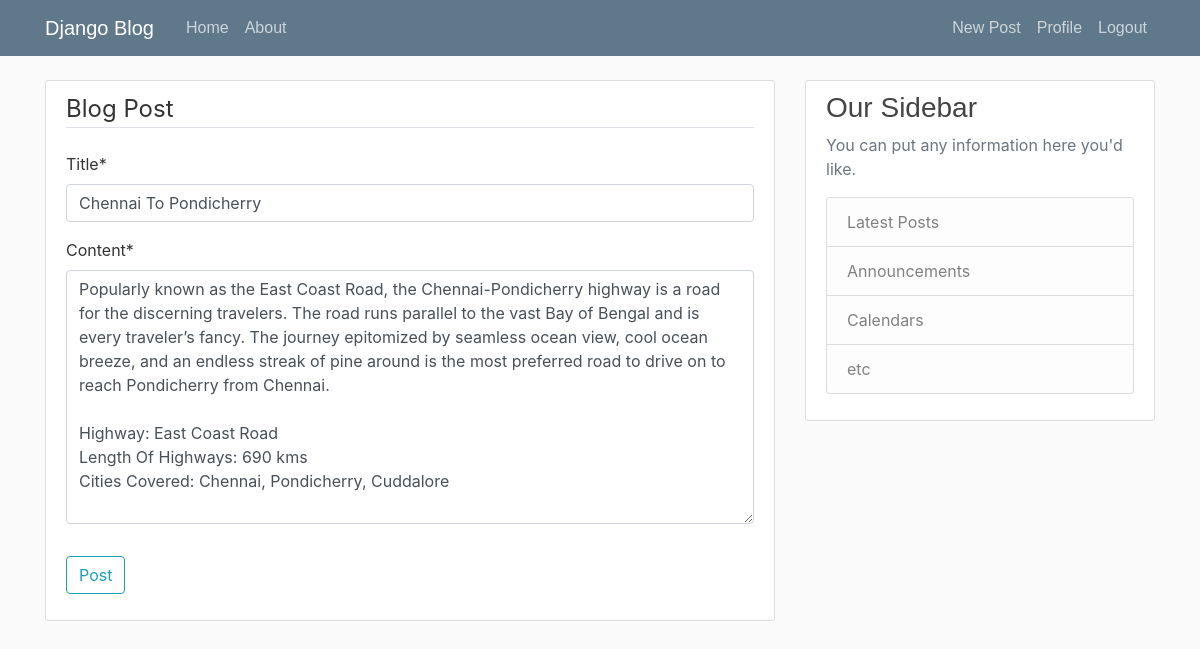
The page /post/4/update/ (signed in) on the database its author committed.
### blog/models.py (models this page shows, shortened)
class Post(models.Model):
    title = models.CharField(max_length=100)
    content = models.TextField()
    date_posted = models.DateTimeField(default = timezone.now)
    author = models.ForeignKey(User, on_delete= models.CASCADE)
    image = models.ImageField(default='default.jpg', upload_to='profile_pics')

### blog/views.py (the view, shortened to what this page needs)
# urls.py: path('post/<int:pk>/update/', PostUpdateView.as_view(), name='post-update'),
class PostUpdateView(LoginRequiredMixin, UserPassesTestMixin, UpdateView):
    model = Post
    fields = ['title', 'content']
    def test_func(self):
        post = self.get_object()
        if self.request.user == post.author:
            return True
        return False

### blog/templates/blog/post_form.html (shortened to what this page needs)
{% extends "blog/base.html" %}
{% block content %}
{% load crispy_forms_tags %}
<div class = "content-section">
    <form method="POST">
<fieldset class = "form-group">
<legend class = "border-bottom mb-4">Blog Post</legend>
{{form|crispy}}
</fieldset>
<div class = "form-group">
    <button class = "btn btn-outline-info" type="submit">Post</button>
</div>
    </form>
</div>
{% endblock content %}

### blog/static/blog/main.css (style rules this page uses)
body { background: #fafafa; color: #333333; margin-top: 5rem; }
.content-section { background: #ffffff; padding: 10px 20px; border: 1px solid #dddddd; border-radius: 3px; margin-bottom: 20px; }

### rows shown on the page
Post: title "Chennai To Pondicherry", content "Popularly known as the East Coast Road, the Chennai-Pondicherry highway is a road for the discerning travelers. The road runs parallel to the vast Bay of Bengal and is every traveler’s fancy. The journey epitomized by seamless ocean view, cool ocean breeze, and an endless streak of pine around is the most preferred road to drive on to reach Pondicherry from Chennai. Highway: East Coast Road Length Of Highways: 690 kms Cities Covered: Chennai, Pondicherry, Cuddalore"
